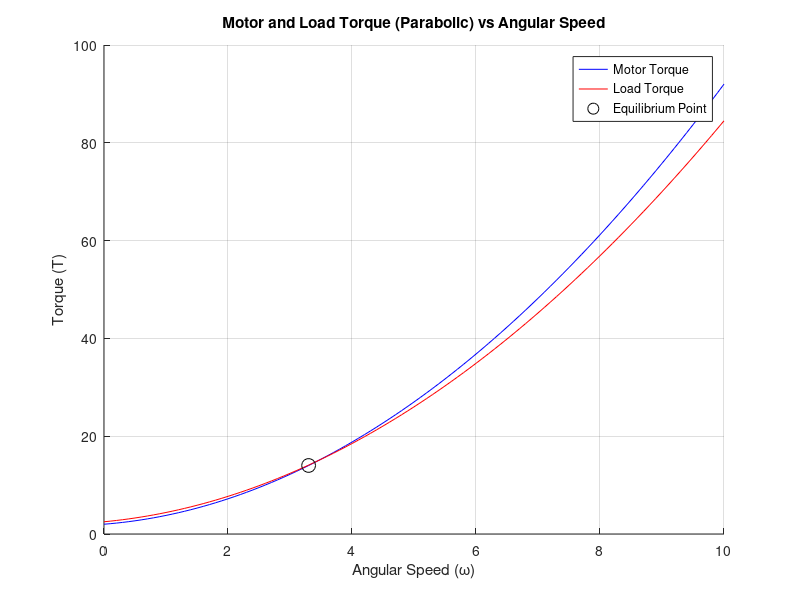

MATLAB code for this plot:
% Define coefficients for motor and load torque parabolic equations
am = 0.8; bm = 1; cm = 2; % Coefficients for motor torque
al = 0.7; bl = 1.2; cl = 2.5; % Coefficients for load torque

% Define a range of angular speeds
omega = 0:0.1:10; % Adjust the range as needed

% Define the motor and load torques
Tm = @(omega) am * omega.^2 + bm * omega + cm; % Motor torque (Parabolic)
Tl = @(omega) al * omega.^2 + bl * omega + cl; % Load torque (Parabolic)

% Plotting
figure;
hold on;
plot(omega, Tm(omega), 'b', 'DisplayName', 'Motor Torque');
plot(omega, Tl(omega), 'r', 'DisplayName', 'Load Torque');

% Find the equilibrium point
omega_eq_idx = find(abs(Tm(omega) - Tl(omega)) < 0.1, 1, 'first'); % Threshold for finding equilibrium
omega_eq = omega(omega_eq_idx);
T_eq = Tm(omega_eq);

% Plot the equilibrium point
plot(omega_eq, T_eq, 'ko', 'MarkerSize', 10, 'DisplayName', 'Equilibrium Point');

% Add labels, title, and legend
xlabel('Angular Speed (ω)');
ylabel('Torque (T)');
title('Motor and Load Torque (Parabolic) vs Angular Speed');
legend('show');
grid on;

% Define system parameters
J =10; % Moment of inertia (Define this value)

% System linearization around the operating point
% Derivatives of Tm and Tl with respect to omega at the equilibrium point
dTm_domega = 2 * am * omega_eq + bm;
dTl_domega = 2 * al * omega_eq + bl;

% State-space representation (Linearized around the equilibrium point)
A = [-dTm_domega/J];
B = [1/J];
C = [1];
D = [0];

% Check stability
eigenvalues = eig(A);
isStable = all(real(eigenvalues) < 0);

% Display the equilibrium point in command window
fprintf('Equilibrium occurs at Angular Speed = %.2f, Torque = %.2f\n', omega_eq, T_eq);

% Display the result of stability check
if isStable
    disp('The equilibrium point is stable.');
else
    disp('The equilibrium point is not stable.');
end